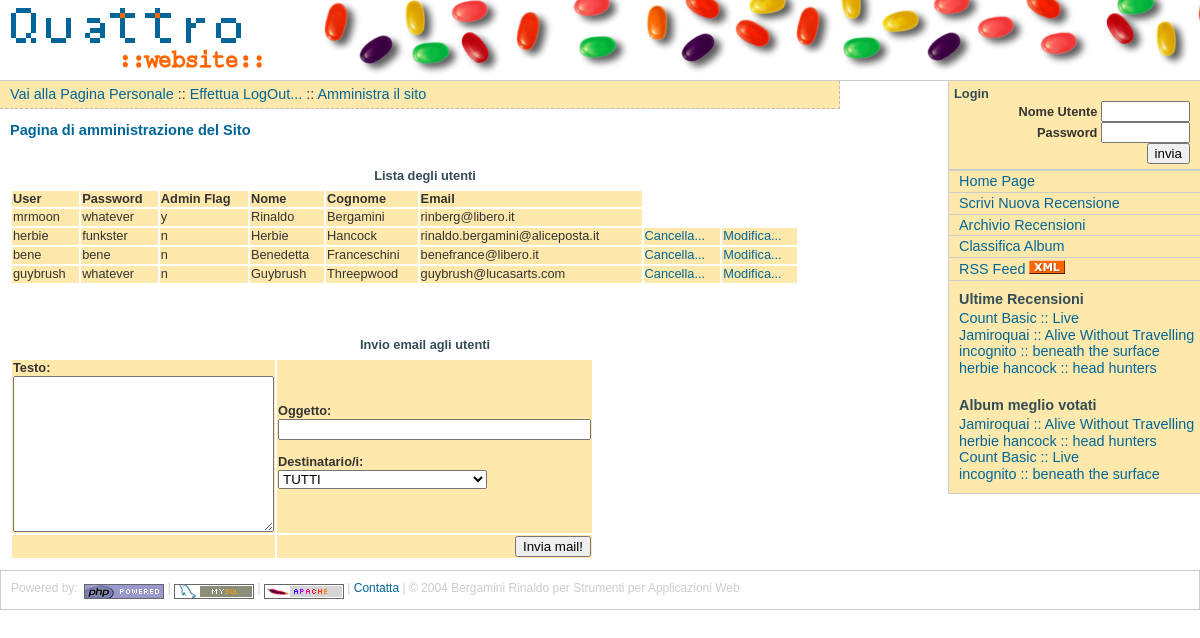
The page /admin.php (signed in) on the database its author committed.
### tables this page shows
CREATE TABLE `utenti` (
  `user` varchar(8) NOT NULL default '',
  `passwd` varchar(8) NOT NULL default '',
  `admin` enum('y','n') NOT NULL default 'n',
  `nome` varchar(16) NOT NULL default '',
  `cognome` varchar(16) NOT NULL default '',
  `email` varchar(60) NOT NULL default '',
  PRIMARY KEY  (`user`)
);

CREATE TABLE `recensioni` (
  `id` int(10) unsigned NOT NULL auto_increment,
  `user` varchar(8) NOT NULL default '',
  `artista` varchar(40) NOT NULL default '',
  `titolo` varchar(40) NOT NULL default '',
  `data` timestamp(6) NOT NULL,
  `anno` smallint(6) NOT NULL default '0',
  `img_url` varchar(200) default NULL,
  `testo` text NOT NULL,
  `genere` enum('vocal-jazz','swing-jazz','traditional-jazz','modal-jazz','jazz-funk','smooth-jazz','acid-jazz','soul-jazz','fusion','blues-jazz','free-jazz','standard-jazz','dancefloor-jazz','groove','caribbean-jazz','bossa-nova') NOT NULL default 'vocal-jazz',
  `avg` decimal(3,2) NOT NULL default '0.00',
  PRIMARY KEY  (`id`)
);

### admin.php (the view, shortened to what this page needs)
<?php
if (isset($_SESSION['dati'])) $dati=$_SESSION['dati'];
	else die ("Non sei loggato!");
include "header.php";
?>
<div class="feature">
<h2>Pagina di amministrazione del Sito</h2>
<?php
if ( !isset($HTTP_GET_VARS['usercanc']) && !isset($HTTP_GET_VARS['usermod'])&& !isset($HTTP_POST_VARS['email'])){
	echo "<h3>Lista degli utenti</h3>";
	$sql="SELECT * FROM utenti";
	if ($id_result=mysql_query($sql, $conn)){
		$nrighe = mysql_num_rows($id_result);
		$ncol = mysql_num_fields($id_result);
		echo "<table width=\"95%\" >
			<tr>
		    <td><strong>User</strong></td>
		    <td><strong>Password</strong></td>
		    <td><strong>Admin Flag</strong></td>
		    <td><strong>Nome</strong></td>
		    <td><strong>Cognome</strong></td>
		    <td><strong>Email</strong></td>
			</tr>";
		for ($i=0;$i<$nrighe;$i++){
			echo "<tr>";
			$utente = mysql_fetch_row($id_result);
			for ($j=0;$j<$ncol;$j++){
				echo "<td>".$utente[$j]."</td>";
		}
		if ($utente[0]!=$dati['user']) echo "<td><a href=\"".$_SERVER['PHP_SELF']."?".session_name()."=".session_id()."&usercanc=".$utente[0]."\" onClick=\"return confirm('Sicuro di voler eliminare l\'utente ".$utente[3]." ".$utente[4]." ?');\">Cancella...</a></td>
		<td><a href=\"".$_SERVER['PHP_SELF']."?".session_name()."=".session_id()."&usermod=".$utente[0]."\">Modifica...</a></td>";
		echo "</tr>";
		}
		echo "</table>";
	}
}
echo "</div>";
echo "<div class=\"feature\"><p></p><h3>Invio email agli utenti</h3>";
echo "<table>
		<form name=\"email\" method=\"post\" action=\"admin_mail_ok.php?".session_name()."=".session_id()."\">
		<tr>
			<td><strong>Testo:</strong><br><textarea name=\"testo\" rows=\"10\" cols=\"30\"></textarea></td>
			<td><strong>Oggetto:</strong><br><input name=\"subject\" type=\"text\" size=\"36\"><br><br>
			<strong>Destinatario/i:</strong><br>
			<select name=\"dest\"><option>TUTTI</option>";
echo"		</select>
			</td>
		</tr>
		<tr>
		<td></td><td><div align=\"right\"><input type=\"submit\" value=\"Invia mail!\"></div></td>
		</tr>
		</form>
		</table>
		";
echo "</div>";
include "navbar.php";
include "footer.php";
?>

### header.php (shortened to what this page needs)
<?php
echo "
<!DOCTYPE HTML PUBLIC \"-//W3C//DTD HTML 4.01 Transitional//EN\"\"http://www.w3.org/TR/html4/loose.dtd\">
<html>
<head>
<meta http-equiv=\"Content-Type\" content=\"text/html; charset=iso-8859-1\">
<title>QuAtTrO - Recensioni Musicali Jazz e Modern Jazz</title>
<!--  importa css
	<link rel=\"stylesheet\" href=\"2col_rightNav.css\" type=\"text/css\"> -->
<style type=\"text/css\">
@import url(quattro.css);
</style>
</head>
<body>
<div id=\"masthead\">
  <h1 id=\"siteName\"></h1>
</div>
";
echo "<div id=\"content\"><div id=\"logBar\">";
if (isset($dati['nome']) && isset($dati['cognome'])){
printf("<a href=\"panel.php?%s=%s\">Vai alla Pagina Personale</a> ::", session_name(), session_id());
printf(" <a href=\"logout.php?%s=%s\">Effettua LogOut...</a>", session_name(), session_id());
if ($dati['admin']=='y')printf(" :: <a href=\"admin.php?%s=%s\">Amministra il sito</a>", session_name(), session_id());
}
else echo "<a href=register.php>Registrati!</a>";
echo"</div>";
?>

### navbar.php (shortened to what this page needs)
<?php
echo "</div> ";
echo
"<div id=\"navBar\">
  <div id=\"login\">
    <form action=\"login.php\" method=\"POST\">
        <label>Login</label>
		  <b>Nome Utente </b>
              <input name=\"user\" type=\"text\" size=\"8\">
              <br>
          <b>Password </b>
              <input name=\"passwd\" type=\"password\" size=\"8\" maxlength=\"8\">
              <br>
              <input name=\"goButton\" type=\"submit\" value=\"invia\">
    </form>
  </div>
  <div id=\"sectionLinks\">
    <ul>";
printf("<li><a href=\"index.php?%s=%s\">Home Page</a></li>", session_name(), session_id());
printf("<li><a href=\"new_review.php?%s=%s\">Scrivi Nuova Recensione</a></li>", session_name(), session_id());
printf("<li><a href=\"arch.php?%s=%s\">Archivio Recensioni</a></li>", session_name(), session_id());
printf("<li><a href=\"ratings.php?%s=%s\">Classifica Album</a></li>", session_name(), session_id());
printf("<li><a href=\"rss.php\">RSS Feed <img src=\"images/xmlIcon.png\" border=\"0\"></a></li>");
echo"</ul>
  </div>";
$sql="SELECT id,artista,titolo FROM `recensioni` ORDER BY id DESC LIMIT 0,5";
if ($id_result=mysql_query($sql, $conn)){
echo"
  <div class=\"relatedLinks\">
    <h3>Ultime Recensioni </h3>
    <ul>";
$nrighe = mysql_num_rows($id_result);
for ($i=0;$i<$nrighe;$i++){
	$recensione = mysql_fetch_row($id_result);
		printf("<li><a href=\"show_review.php?id_review=%s&%s=%s\">%s :: %s</a></li>",$recensione[0],session_name(), session_id(),$recensione[1],$recensione[2]);
}
echo"
	</ul>
  </div>";
}
$sql="SELECT id,artista,titolo FROM `recensioni` ORDER BY avg DESC LIMIT 0,5";
if ($id_result=mysql_query($sql, $conn)){
echo"
  <div class=\"relatedLinks\">
    <h3>Album meglio votati</h3>
    <ul>";
$nrighe = mysql_num_rows($id_result);
for ($i=0;$i<$nrighe;$i++){
	$recensione = mysql_fetch_row($id_result);
		printf("<li><a href=\"show_review.php?id_review=%s&%s=%s\">%s :: %s</a></li>",$recensione[0],session_name(), session_id(),$recensione[1],$recensione[2]);
}
echo"    </ul>
  </div>";
}
echo "
</div>
";
?>

### footer.php (shortened to what this page needs)
<?php
echo"<div id=\"siteInfo\">
Powered by:&nbsp;
<a href=\"http://www.php.net\"><img src=\"images/phppow.png\" border=\"0\" align=\"middle\">
</a> | <a href=\"http://www.mysql.org\"><img src=\"images/mysql.png\" border=\"0\" align=\"middle\">
</a> | <a href=\"http://www.apache.org\"><img src=\"images/apache.png\" border=\"0\" align=\"middle\">
</a> | <a href=\"mailto: rinaldo DOT bergamini (AT) studenti [DOT] unipr DOT it\">Contatta
</a> | &copy; 2004 Bergamini Rinaldo per Strumenti per Applicazioni Web
</div>";
?>

### quattro.css (style rules this page uses)
body { font-family: Arial,sans-serif; color: #333333; line-height: 1.166; margin: 0px; padding: 0px; }
a:link, a:visited, a:hover { color: #006699; text-decoration: none; }
h1, h2, h3, h4, h5, h6 { font-family: Arial,sans-serif; margin: 0px; padding: 0px; }
h1 { font-family: Verdana,Arial,sans-serif; font-size: 120%; color: #334d55; }
h2 { font-size: 114%; color: #006699; }
h3 { font-size: 100%; color: #334d55; }
ul { list-style-type: square; }
label { font: bold 100% Arial,sans-serif; color: #334d55; }
#masthead { margin: 0; padding: 0px 0px; border-bottom: 1px solid #cccccc; width: 100%; height: 80px; background-image: url("images/logo1.png"); background-repeat: no-repeat; }
#navBar { margin: 0 0 0 79%; padding: 0px; background-color: #FFE8AB; border-left: 1px solid #ccc; border-bottom: 1px solid #ccc; }
#content { float:left; width: 70%; margin: 0; padding: 0 3% 0 0; }
#siteName { margin: 0px; padding: 0px 0px 10px 10px; }
#logBar { font-size: 90%; padding: 5px 0px 5px 10px; border-bottom: 1px dashed #bbbbbb; border-right: 1px dashed #bbbbbb; background-color: #FFE8AB; }
.feature { padding: 0px 0px 10px 10px; font-size: 80%; }
.feature h3 { padding: 30px 0px 5px 0px; text-align: center; }
.feature td { background-color: #FFE8AB; }
#siteInfo { clear: both; border: 1px solid #cccccc; font-size: 75%; color: #cccccc; padding: 10px 10px 10px 10px; margin-top: -1px; }
#login { padding: 5px 10px 5px 5px; border-bottom: 1px solid #cccccc; font-size: 80%; text-align: right; }
#login form { margin: 0px; padding: 0px; }
#login label { text-align: left; display: block; margin: 0px; padding: 0px; }
#navBar ul a:link, #navBar ul a:visited { display: block; }
#navBar ul { list-style: none; margin: 0; padding: 0; }
#navBar li { border-bottom: 1px solid #EEE; }
html>body #navBar li { border-bottom: none; }
#sectionLinks { position: relative; margin: 0px; padding: 0px; border-bottom: 1px solid #cccccc; font-size: 90%; }
#sectionLinks a:link { padding: 2px 0px 2px 10px; border-top: 1px solid #cccccc; width: 100%; voice-family: "\" }
.relatedLinks { margin: 0px; padding: 0px 0px 10px 10px; font-size: 90%; }
.relatedLinks h3 { padding: 10px 0px 2px 0px; }

### rows shown on the page
utenti: user "mrmoon", passwd "whatever", admin "y", nome "Rinaldo", cognome "Bergamini", email "rinberg@libero.it"
utenti: user "herbie", passwd "funkster", admin "n", nome "Herbie", cognome "Hancock", email "rinaldo.bergamini@aliceposta.it"
utenti: user "bene", passwd "bene", admin "n", nome "Benedetta", cognome "Franceschini", email "benefrance@libero.it"
utenti: user "guybrush", passwd "whatever", admin "n", nome "Guybrush", cognome "Threepwood", email "guybrush@lucasarts.com"
recensioni: artista "Count Basic", titolo "Live"
recensioni: artista "Jamiroquai", titolo "Alive Without Travelling"
recensioni: artista "incognito", titolo "beneath the surface"
recensioni: artista "herbie hancock", titolo "head hunters"
